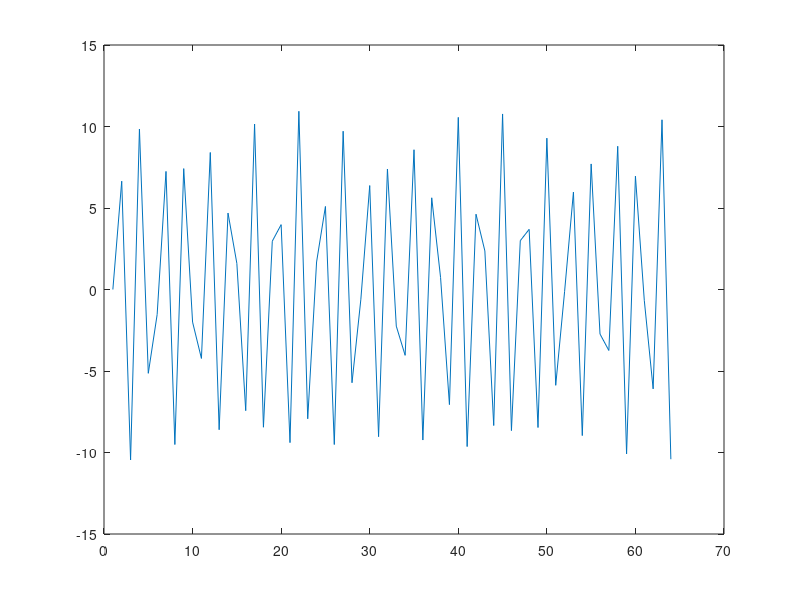
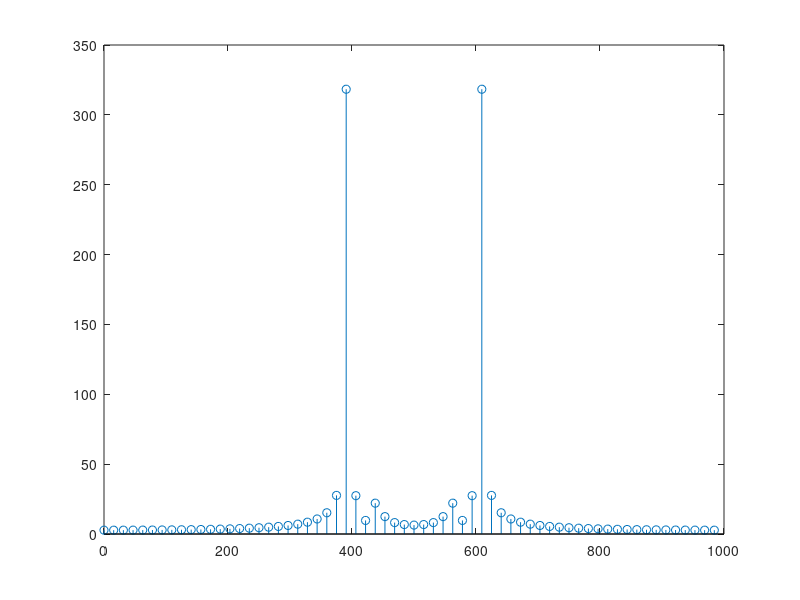
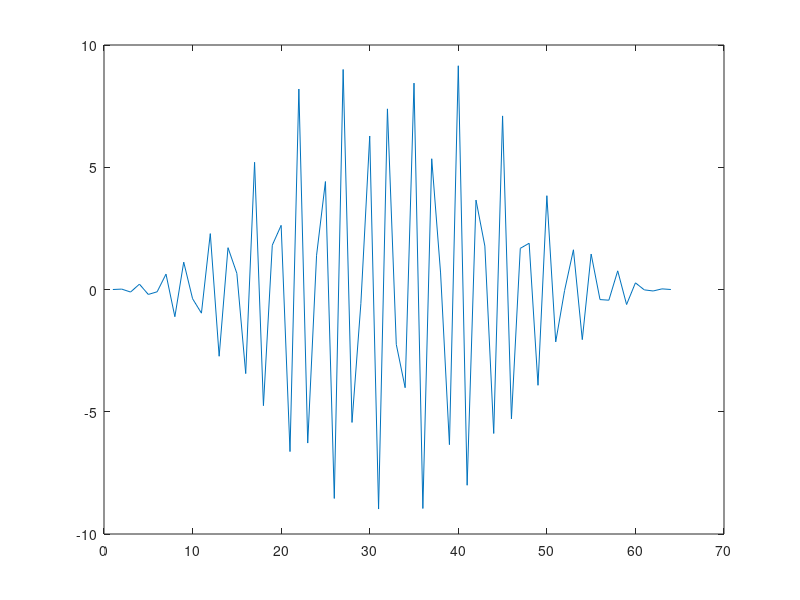
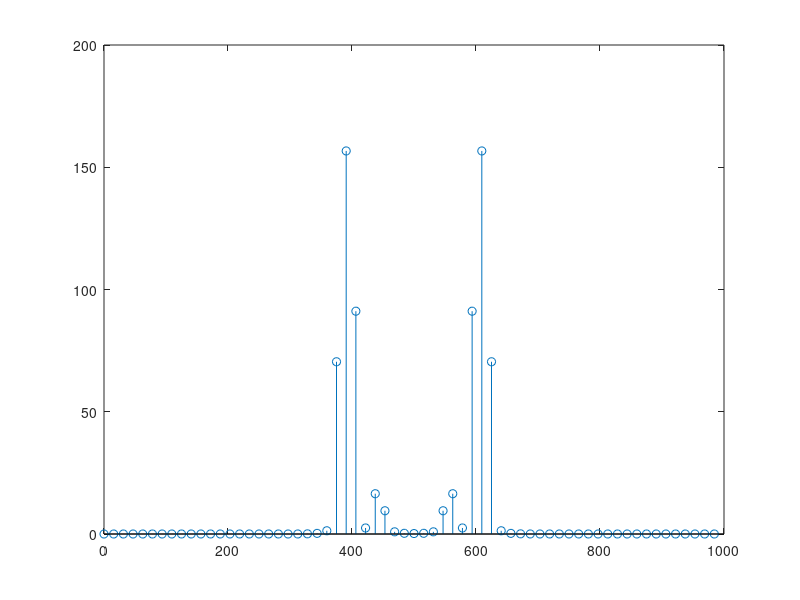

Reproduce these figures in MATLAB, in order.
%semnalul initial
load('notes_signal.mat')
plot(notes_signal)
N = length(notes_signal);
figure

fx1 = zeros(1, N);
fidx1 = (fs / N) *linspace(0,N-1,N);
spectrum = fft(notes_signal, N);
stem(fidx1, abs(spectrum));
figure



%inmultire semnale
s = zeros(1, N);
s = notes_signal .* transpose(hanning(N));
plot(s);
figure



%fft semnal rezultat
fx1 = zeros(1, N);
fidx1 = (fs / N) *linspace(0,N-1,N);
spectrum = fft(s, N);
stem(fidx1, abs(spectrum));